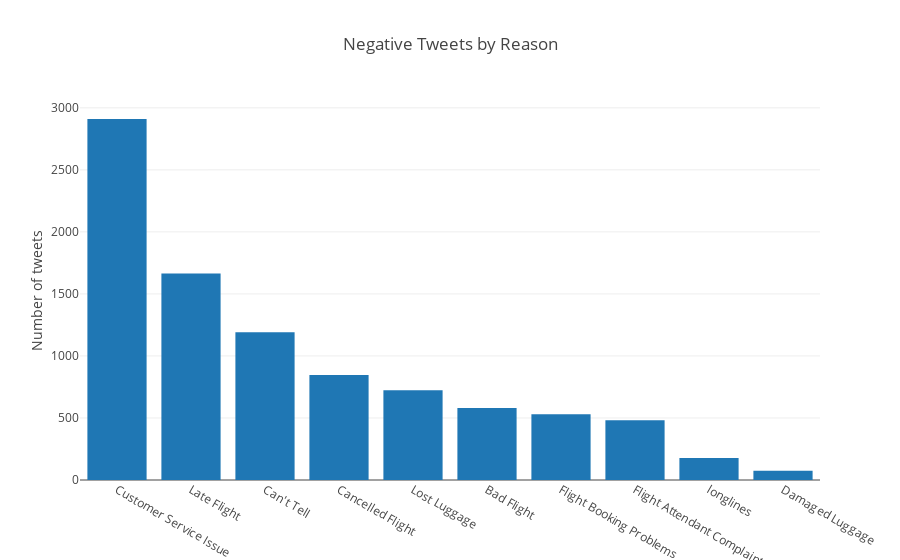

Write notebook code for a chart like this one.
### Code cell
data = [go.Bar(
    x = airline_tweets.negativereason.value_counts().index,
    y = airline_tweets.negativereason.value_counts()
)]

# Create the layout
layout = go.Layout(
    title = 'Negative Tweets by Reason',
    autosize = False,
    yaxis = dict(title='Number of tweets')
)

fig = go.Figure(data = data, layout = layout)
py.offline.iplot(fig, filename='cufflinks/simple')

### Figure 1 — Plotly figure (JSON) as saved in the notebook; plotly's stock layout.template omitted (floating-point values rounded to 4 significant figures)
{"data": [{"type": "bar", "x": ["Customer Service Issue", "Late Flight", "Can't Tell", "Cancelled Flight", "Lost Luggage", "Bad Flight", "Flight Booking Problems", "Flight Attendant Complaints", "longlines", "Damaged Luggage"], "y": [2910, 1665, 1190, 847, 724, 580, 529, 481, 178, 74]}], "layout": {"autosize": false, "title": "Negative Tweets by Reason", "yaxis": {"title": "Number of tweets"}}}
